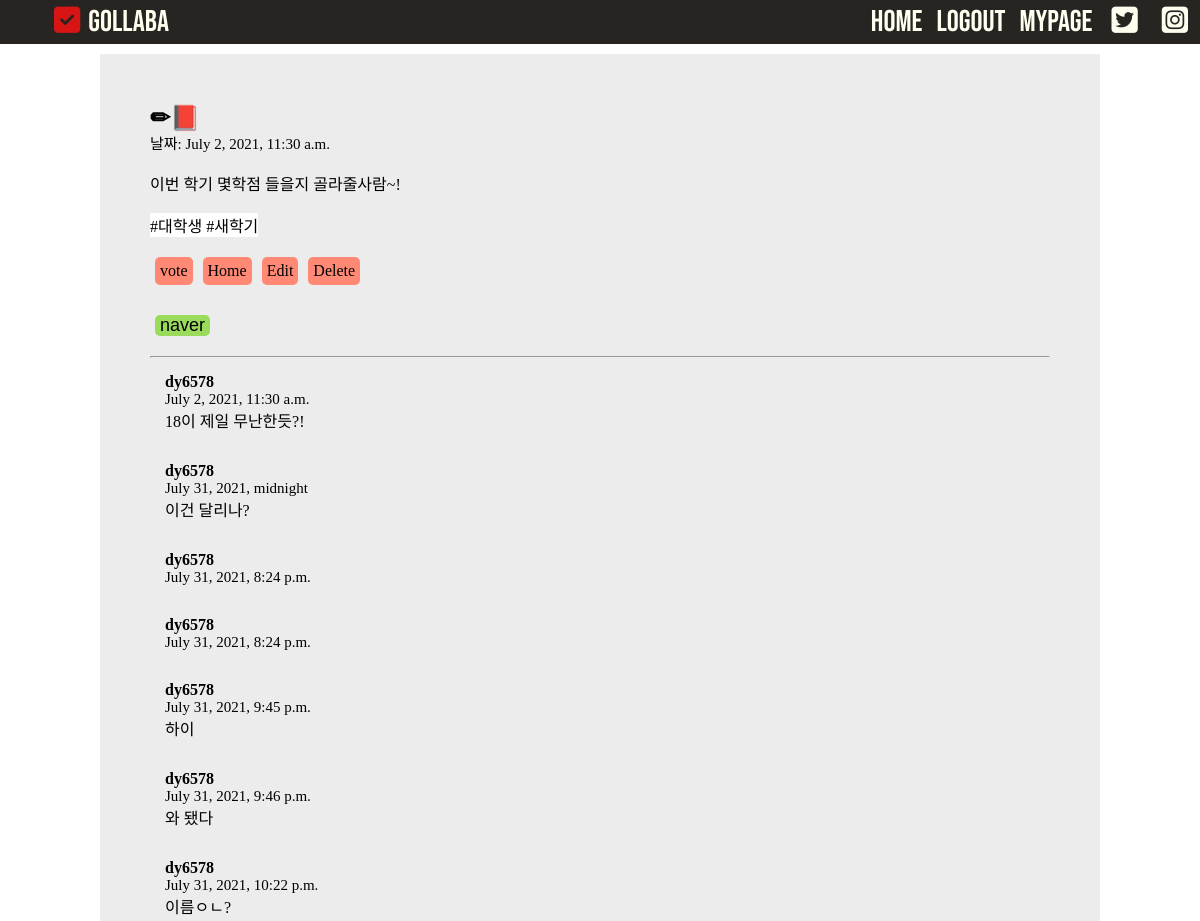
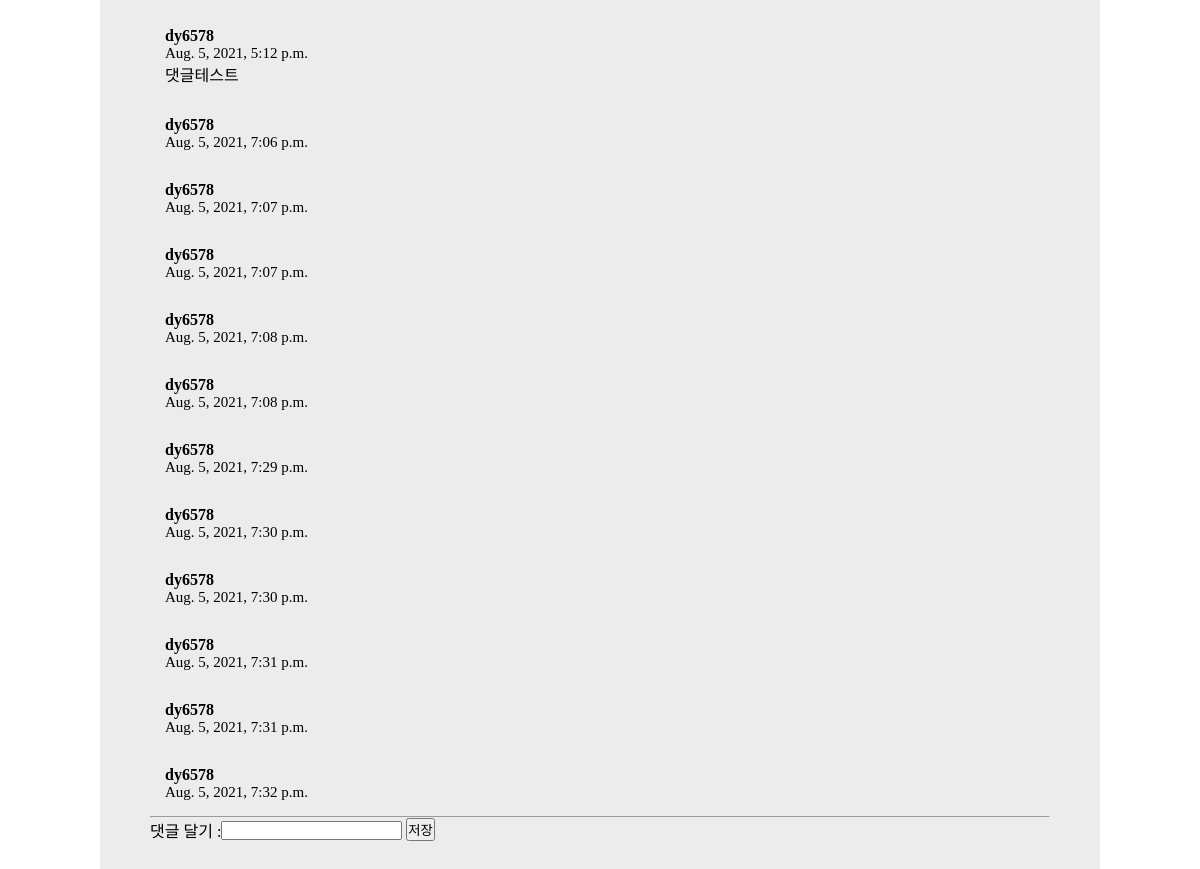
The app's page /blog/1 (signed in) with its own data (2 pictures, top to bottom).
### blog/models.py (models this page shows, shortened)
class Blog(models.Model):
    title = models.CharField(max_length=200)
    pub_date = models.DateTimeField('date published')
    body = models.TextField()
    hashtag = models.ManyToManyField(HashTag)

class HashTag(models.Model):
    hashtag_name = models.CharField(max_length=100)
    def __str__(self):
        return self.hashtag_name

class Comment(models.Model):
    post = models.ForeignKey(
        Blog, related_name='comments', on_delete=models.CASCADE, null=True)
    author_name = models.CharField(max_length=20)
    comment_text = models.TextField()
    created_at = models.DateTimeField(default=timezone.now)

### account/models.py (models this page shows)
class CustomUser(AbstractUser):
    GENDERS = (
        ('M', '남성'),
        ('F', '여성')
    )
    gender = models.CharField(verbose_name='성별', max_length=1, choices=GENDERS, default = '')
    JOBS = (
        ('S', '학생'),
        ('O', '직장인'),
        ('F', '프리랜서'),
        ('E', '기타')
    )
    job = models.CharField(verbose_name='직업', max_length=1, choices=JOBS, default = '')
    age=models.IntegerField(default=1)

### blog/views.py (the view)
# urls.py: path("blog/<int:blog_id>", blog.detail, name="detail"),
def detail(request, blog_id):
    blog_detail = get_object_or_404(Blog, pk=blog_id)
    comments = Comment.objects.filter(post=blog_id)
    blog_hashtag = blog_detail.hashtag.all()
    if request.method == "POST":
        comment = Comment()
        comment.post = blog_detail
        comment.comment_text = request.POST['body']
        comment.date = timezone.now()
        comment.save()
    return render(request, 'detail.html', {'blog': blog_detail, 'comments': comments, 'hashtags': blog_hashtag})

### blog/templates/detail.html (shortened to what this page needs)
{% load static %}
<!DOCTYPE html>
<html lang="en">
<head>
    <link rel="stylesheet" href="{% static 'css/detail.css' %}" type="text/css">
    <link rel="stylesheet" href="{% static 'css/main.css' %}" type="text/css">
</head>
<body>
    <nav class="navbar">
        <ul class="navbar_logo">
            <li><a href="{% url 'home' %}"><i class="fas fa-check-square"></i></a></li>
            <li><a href="{% url 'home' %}" id="rr">Gollaba</a></li>
        </ul>
        <ul class="navbar_menu">
            <li class="nav-item">
              <a class="nav-link" href="{% url 'home' %}">HOME</a>
            </li>
            {% if user.is_authenticated %}
            <li class="nav-item">
              <a class="nav-link" href="{% url 'logout' %}">Logout</a>
            </li>
            {% endif %}
            {% if user.is_authenticated %}
            <li class="nav-item">
              <a class="nav-link" href="{% url 'mypage' %}">MYPAGE</a>
              {% endif %}
            </li>
          <li><a href="https://twitter.com/TwitterKorea"><i class="fab fa-twitter-square"></i></a></li>
          <li><a href="https://www.instagram.com/"><i class="fab fa-instagram-square"></i></a></li>
          </ul>
    </nav>
    <div class="content-box">
        <div class="blank1">
        </div>
        <div class="outer">
            <div class="title">
                <h2>{{ blog.title }}</h2>
                <p class="date">날짜: {{ blog.pub_date }}</p>
            </div>
            <br>
            <div class="body">
                <p>{{ blog.body }}</p>
            </div>
            <br>
            <p class="hashtag">
                {% for hashtag in hashtags.all %}
                #{{ hashtag }}
                {% endfor %}
            </p>
            <div class="buttons">
                <a class="btn" href="{% url 'main' %}">vote</a>
                <a href="{% url 'home' %}" class="btn" >Home</a>
                <a href="{% url 'edit' blog.id %}" class="btn">Edit</a>
                <a href="{% url 'delete' blog.id %}" class="btn">Delete</a>
            </div>
            <div class="shares">
            <a href="http://blog.naver.com/openapi/share?url=%22+encodeURIComponent(%22http://www.sample.com/sample.jsp?param1=value1&param2=value2"><input type="button" value="naver" class="share_naver" onclick="share()"/></a>
            </div>
            <hr>
            {% for comment in blog.comments.all %}
            <div class="comment">
                <strong> {{ user.username }}</strong>
                <div class="date">  {{ comment.created_at }}</div>
                <p> {{comment.comment_text|linebreaks }}</p>
            </div>
            {% empty %}
            <p>댓글을 달아주세요 :)</p>
            {% endfor %}
            <hr>
            <div class="comments">
                {% if user.is_authenticated %}
                <span>댓글 달기 : </span>
                <form method="POST">
                    <input name="body" type="text" value="">
                    <input class="btnsubmit" type="submit" value="저장">
                </form>
                {% endif %}
                    </div>
                </div>
            </div>
    </body>
</html>

### blog/static/css/detail.css (style rules this page uses)
.content-box { display: grid; grid-template-columns: 1fr 2fr 1fr; }
.outer { width: 1000px; background-color: rgb(236, 236, 236); padding: 5%; }
.title { display: grid; width: 1000px; }
.body { display: grid; width: 1000px; }
.date { font-size: 15px; color: black; }
.comment { border: 1px; border-style: none; padding: 15px; }
.outer > .hashtag { margin-bottom: 10px; background-color:rgb(255, 255, 255); display: inline-block; }
.content-box { margin: 10px; }
.buttons { display: flex; padding-bottom: 10px; }
.btn { text-decoration: none; color: black; background-color: rgb(255, 137, 116); border-radius: 5px; padding: 5px; margin-right: 5px; }
.share_naver { background-color: rgb(155, 219, 92); border-style: none; padding: 0px 5px; border-radius: 5px; margin:0; font-size: large; }
.shares { display: flex; margin-bottom: 10px; align-items: center; }
.comments { display: flex; }
a { text-decoration: none; color: rgb(228, 66, 55); margin: 10px 5px; }

### blog/static/css/main.css (style rules this page uses)
* { box-sizing: border-box; list-style: none; text-decoration: none; margin: 0px; padding: 0px; height: auto; }
.navbar { font-family: 'Bebas Neue', cursive; display: flex; justify-content: space-between; align-items: center; width: 100%; height: auto; background-color: #272422; font-size: 30px; text-align: center; }
.navbar_logo { display : flex; list-style: none; margin: 0; text-decoration: none; margin-left: 50px; }
.navbar_logo li { padding: 4px; margin: 0; }
.navbar_logo li a { color: #D71514; margin: 0; text-decoration: none; }
#rr { color: ivory; }
.navbar_menu { display : flex; list-style: none; margin:0; justify-content: center; text-align: center; align-items: center; }
.navbar_menu li { padding: 4px; margin: 0; text-align: center; justify-content: center; align-items: center; }
.navbar_menu li a { color: ivory; text-decoration: none; padding: 0 3px 0 3px; }
.nav-link { margin:0; justify-content: center; text-align: center; align-items: center; }
.nav-item { margin:0; justify-content: center; text-align: center; align-items: center; }

### records on screen
Blog: title "✏📕", pub_date "July 2, 2021, 11:30 a.m.", body "이번 학기 몇학점 들을지 골라줄사람~!"
HashTag: hashtag_name "대학생"
HashTag: hashtag_name "새학기"
Comment: created_at "July 2, 2021, 11:30 a.m.", comment_text "18이 제일 무난한듯?!"
CustomUser: username "dy6578"
Comment: created_at "July 31, 2021, midnight", comment_text "이건 달리나?"
Comment: created_at "July 31, 2021, 8:24 p.m."
Comment: created_at "July 31, 2021, 8:24 p.m."
Comment: created_at "July 31, 2021, 9:45 p.m.", comment_text "하이"
Comment: created_at "July 31, 2021, 9:46 p.m.", comment_text "와 됐다"
Comment: created_at "July 31, 2021, 10:22 p.m.", comment_text "이름ㅇㄴ?"
Comment: created_at "Aug. 5, 2021, 5:12 p.m.", comment_text "댓글테스트"
Comment: created_at "Aug. 5, 2021, 7:06 p.m."
Comment: created_at "Aug. 5, 2021, 7:07 p.m."
Comment: created_at "Aug. 5, 2021, 7:07 p.m."
Comment: created_at "Aug. 5, 2021, 7:08 p.m."
Comment: created_at "Aug. 5, 2021, 7:08 p.m."
Comment: created_at "Aug. 5, 2021, 7:29 p.m."
Comment: created_at "Aug. 5, 2021, 7:30 p.m."
Comment: created_at "Aug. 5, 2021, 7:30 p.m."
Comment: created_at "Aug. 5, 2021, 7:31 p.m."
Comment: created_at "Aug. 5, 2021, 7:31 p.m."
Comment: created_at "Aug. 5, 2021, 7:32 p.m."
